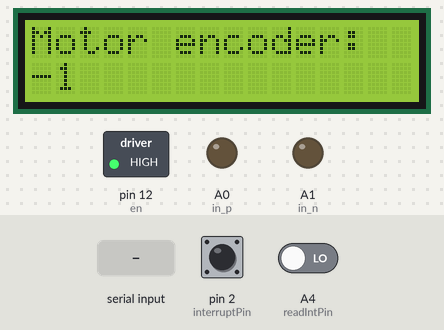
A sketch run on a simulated Arduino Nano, built with avr-gcc and run on an emulated ATmega328P. Parts: 16×2 character LCD, switched loads named in the sketch (green lamp = pin HIGH), output pins drawn as LEDs (lit = HIGH). Inputs (shaded band) come from the test bench; at power-on: pin 2 (interruptPin) HIGH, A4 (readIntPin) LOW. What the sketch prints to the serial monitor is not drawn.

Above: at 1.2 s.
1.3 s: "W" received over the second serial link
At 2.4 s:
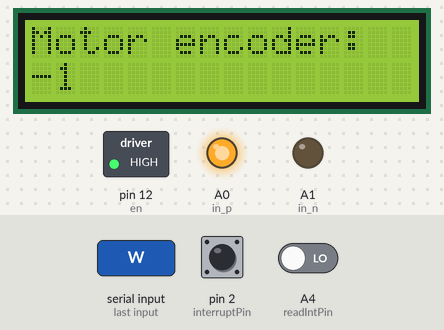
4.3 s: "S" received over the second serial link
At 4.7 s:
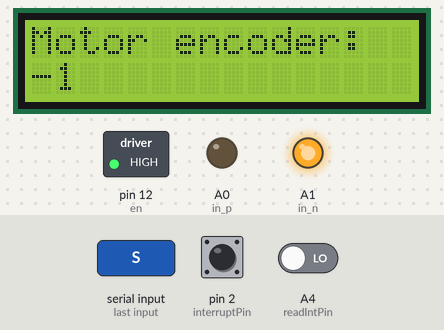
7.3 s: pin 2 (interruptPin) pulled LOW for 0.15 s
At 8.2 s:
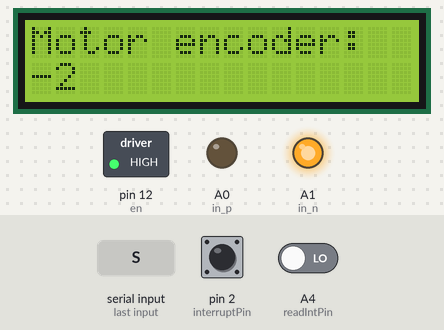
10.4 s: pin 2 (interruptPin) pulled LOW for 1 s
At 12.8 s:
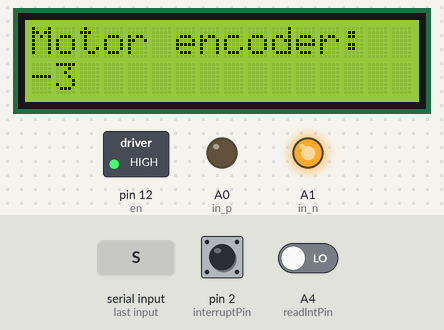
Timing chart, 0 to 14.3 s (numbered marks = the images above; inputs shaded):
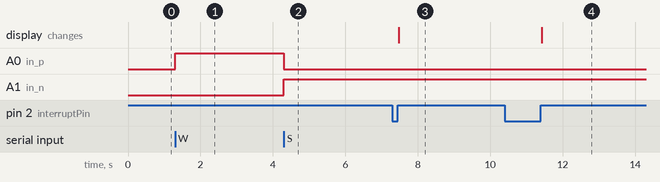

Measured:
- after the input at 1.3 s, A0 (in_p): LOW → HIGH at once
- after the input at 4.3 s, A0 (in_p): HIGH → LOW at once; A1 (in_n): LOW → HIGH at once
- after the input at 7.3 s, the display: changes after 0.18 s (image 3)
- after the input at 10.4 s, the display: changes after 1.0 s (image 4)

The sketch:

Arduino_main.ino
```cpp
#include <SoftwareSerial.h>
#include <LiquidCrystal.h>

const byte  interruptPin = 2,
            readIntPin   = A4,
            en           = 12,
            in_p         = A0,
            in_n         = A1,
            voltage_2    = A7,
            bt_uart_tx   = A2,
            bt_uart_rx   = A3,
            lcd_e        = 8,
            lcd_rs       = 9,
            lcd_d4       = 4,
            lcd_d5       = 5,
            lcd_d6       = 6,
            lcd_d7       = 7;

SoftwareSerial BT(bt_uart_rx, bt_uart_tx);
LiquidCrystal lcd(lcd_rs, lcd_e, lcd_d4, lcd_d5, lcd_d6, lcd_d7);

volatile int turnage = 0;

void hall_sensor() {
  if (digitalRead(readIntPin) == HIGH) {
    turnage++;
  } else {
    turnage--;
  }
}

void setup()
{
  Serial.begin(9600);
  BT.begin(9600);
  lcd.begin(16, 2);
  lcd.print("Motor encoder:");

  attachInterrupt(0, hall_sensor, RISING);

  pinMode(interruptPin, INPUT_PULLUP);
  pinMode(readIntPin, INPUT);

  pinMode(en, OUTPUT);
  pinMode(in_p, OUTPUT);
  pinMode(in_n, OUTPUT);

//  analogWrite(en, 45);
  digitalWrite(en, HIGH);

  Serial.println("Ok, start =)");
}

void loop()
{
  int prev_turn = 0;
  char a; // stores incoming character from other device
  if (BT.available()) {
    a=(BT.read());
    if (a=='W') {
      //wturnage = 0;
      digitalWrite(in_p, HIGH);
      digitalWrite(in_n, LOW);
    }
    if (a=='S') {
      digitalWrite(in_p, LOW);
      digitalWrite(in_n, HIGH);
    }
    if (a==' ') {
      digitalWrite(in_p, LOW);
      digitalWrite(in_n, LOW);
    }
  }
  // Count encoder on motor: 360 degrees == 75 ticks on rise/fall
  // One rise or fall per rotation
/*  if (turnage >= 75) {
    digitalWrite(in_p, LOW);
    digitalWrite(in_n, LOW);
  }
*/
  if ( prev_turn != turnage ) {
    lcd.clear();
    lcd.setCursor(0, 0);
    lcd.print("Motor encoder:");
    lcd.setCursor(0, 1);
    lcd.print(turnage);
    prev_turn = turnage;
  }
/*
  Serial.print("Voltage: ");
  //analog*2(Div)*5(V)/1023(ADC)
  float voltage = analogRead(voltage_2)*10.0/1023;
  delay(10);
  voltage = analogRead(voltage_2)*10.0/1023;
  Serial.println(voltage);
*/
}
```
